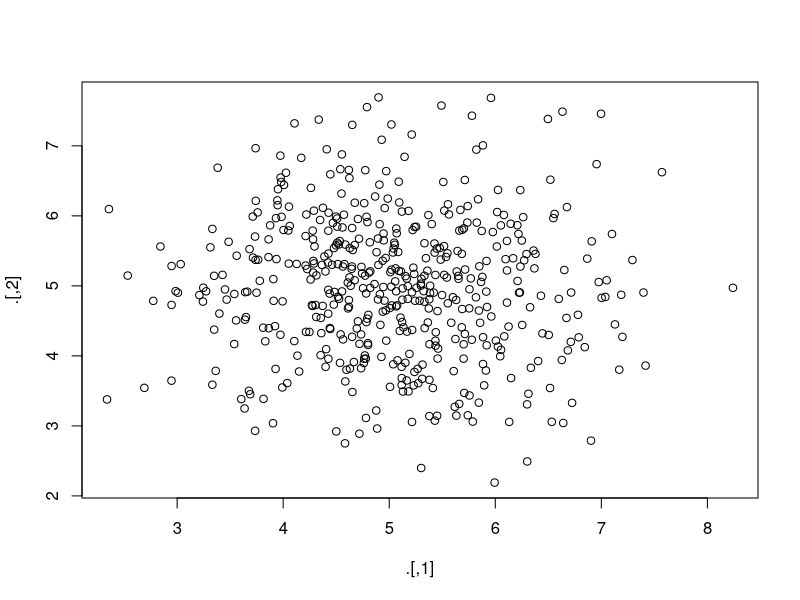
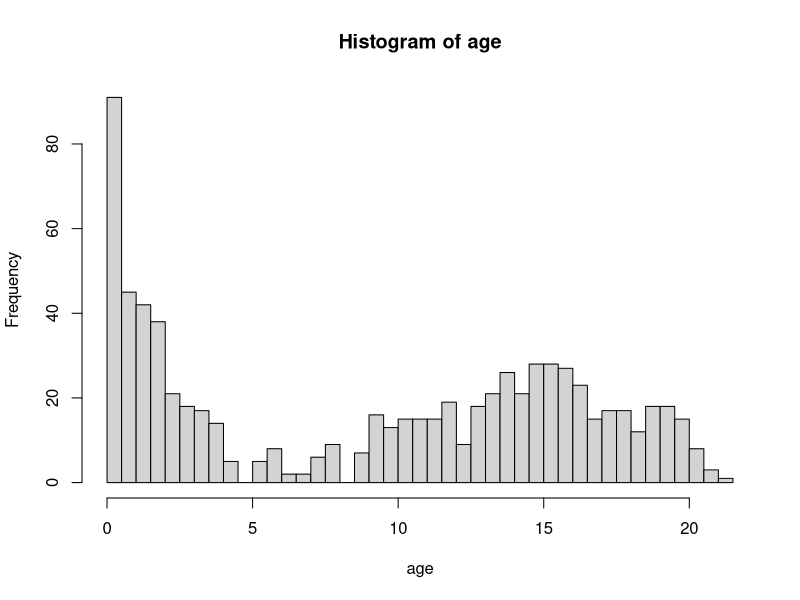
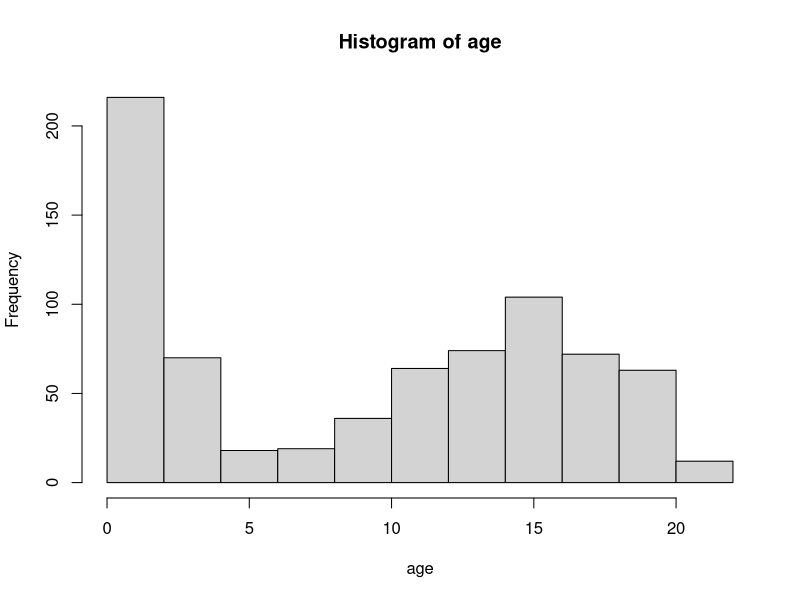
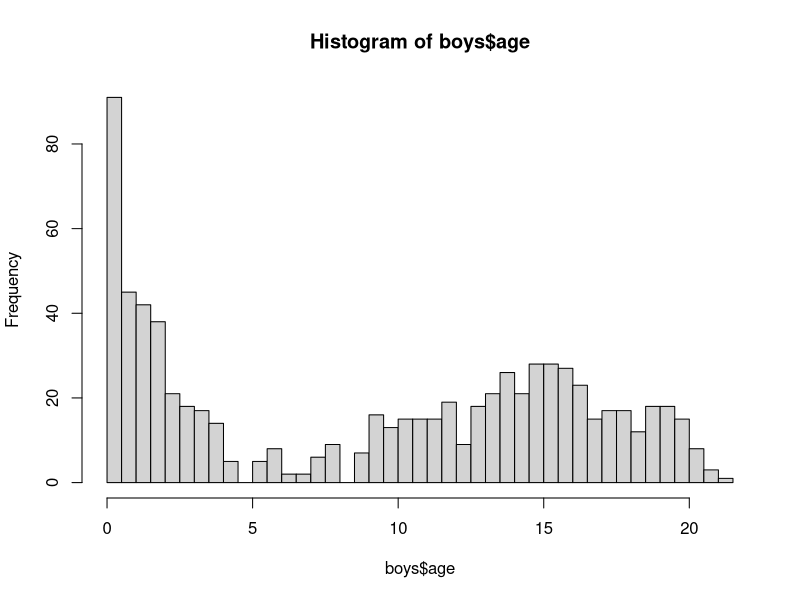
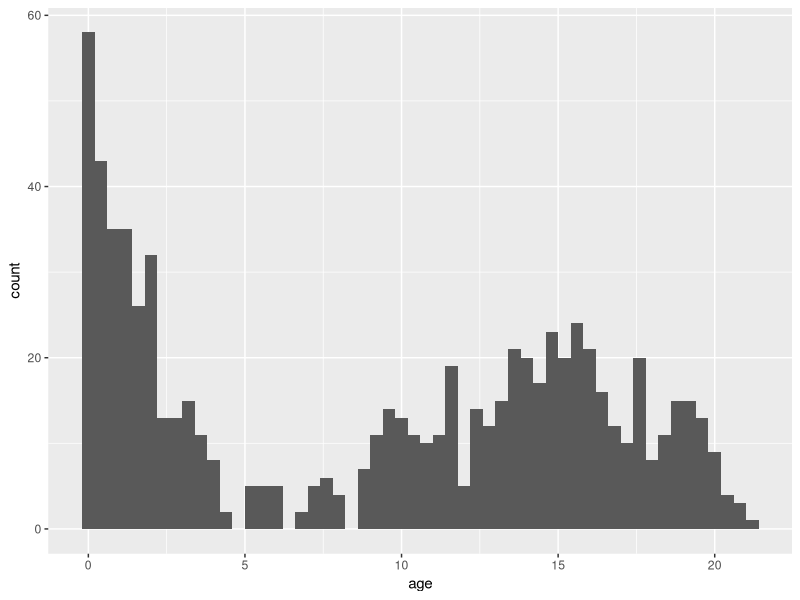
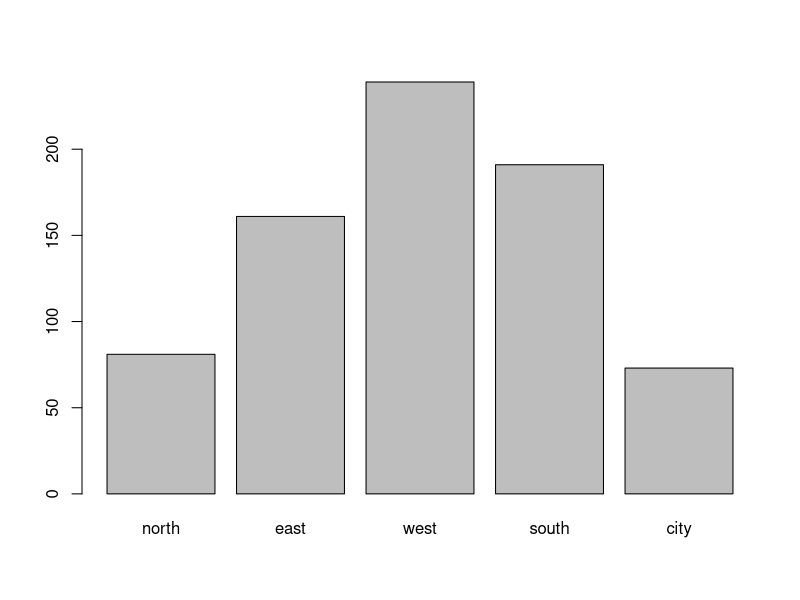
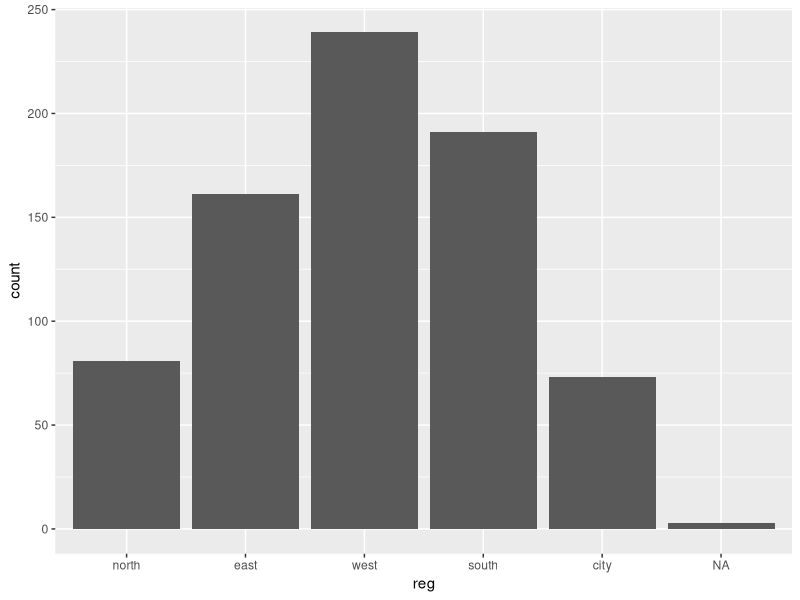
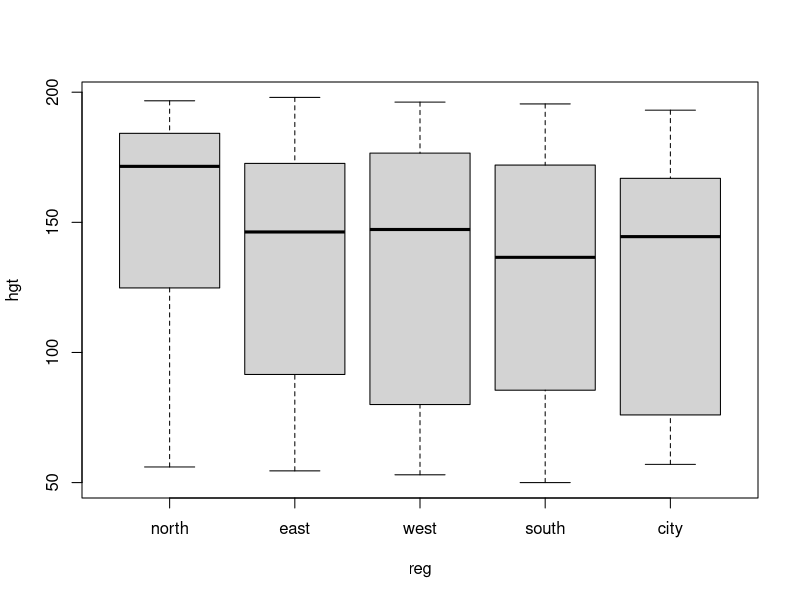

The R script that drew these images, in order: (Note: this script raises an error after producing the figures.)
## ---- chunk 1
printAnswers <- TRUE
## ---- chunk 2
library(dplyr)    # For data wrangling
library(magrittr) # For pipes
library(mice)     # For the boys data
library(ggplot2)  # Plotting device
## ---- chunk 3
set.seed(123)
## ---- chunk 4
rnorm(1000, 5) %>%
  matrix(ncol = 2) %>%
  plot()
## ---- chunk 5
anscombe %>%
  cor()
## ---- chunk 6
anscombe %>%
  subset(select = c(x4, y4)) %>%
  cor()
## ---- chunk 7
anscombe %$%
  cor(x4, y4)
## ---- chunk 8
boys %>%
  subset(select = c("wgt", "hgt")) %>%
  cor(use = "pairwise.complete.obs")
## ---- chunk 9
boys %>%
  subset(select = c("wgt", "hgt")) %>%
  na.omit() %>%
  cor()
## ---- chunk 10
boys %$% 
  cor(hgt, wgt, use = "pairwise.complete.obs")
## ---- chunk 11
boys %$%
  hist(age, breaks = 50)
## ---- chunk 12
boys %$%
  hist(age)
## ---- chunk 13
hist(boys$age, breaks = 50)
## ---- chunk 14
boys %>%
  ggplot() + 
  geom_histogram(aes(age), binwidth = .4)
## ---- chunk 15
boys %$%
  table(reg) %>%
  barplot()
## ---- chunk 16
boys %>%
  ggplot() + 
  geom_bar(aes(reg))
## ---- chunk 17
boys %$%
  boxplot(hgt ~ reg)
## ---- chunk 18
boys %>%
  ggplot(aes(reg, hgt)) +
  geom_boxplot()
## ---- chunk 19
boys %>%
  transform(hgt = hgt / 100) %$%
  mean(hgt, na.rm = TRUE)
## ---- chunk 20
boys %>%
  subset(select = c(hgt, wgt)) %T>%
  plot(col = "red", main = "Height in centimeters") %>%
  transform(hgt = hgt / 100) %>%
  plot(col = "blue", main = "Height in meters")
## ---- chunk 21
d1 <- boys %>%
  subset(reg == "city") %$%
  density(age)
d2 <- boys %>%
  subset(reg != "city") %$% 
  density(age)

plot(d1, col = "red", ylim = c(0, .08)) 
lines(d2, col = "blue") 

## ---- chunk 22
plot(density(boys$age[!is.na(boys$reg) & boys$reg == "city"]), 
     col = "red", 
     ylim = c(0, .08))
lines(density(boys$age[!is.na(boys$reg) & boys$reg != "city"]), 
      col = "blue")
## ---- chunk 23
boys %>%
  mutate(area = ifelse(reg == "city", "city", "rural")) %>%
  filter(!is.na(area)) %>%
  ggplot(aes(age, fill = area)) +
  geom_density(alpha = .3) # some transparency
## ---- chunk 24
boys %>%
  mutate(Hgt = hgt - mean(hgt, na.rm = TRUE),
         Age = cut(age, 0:22, labels = 0:21)) %>%
  group_by(Age) %>%
  summarize(Hgt = mean(Hgt, na.rm = TRUE)) %>% 
  mutate(Diff = cut(Hgt, c(-Inf, 0, Inf),
                    labels = c("Below Average", "Above Average"))) %>%
  ggplot(aes(x = Age, y = Hgt, fill = Diff)) + 
  geom_bar(stat = "identity") +
  coord_flip()
## ---- chunk 25
boys %>%
  group_by(reg) %>% 
  summarize(mean_hgt = mean(hgt, na.rm = TRUE), 
            sd_hgt   = sd(hgt, na.rm = TRUE))
## ---- chunk 26
"x" %>% assign(1:5)
x
## ---- chunk 27
env <- environment()
"x" %>% assign(1:5, envir = env)
x
## ---- chunk 28
environment()
## ---- chunk 29
assign.env <- new.env() 
"x" %>% assign(letters[1:5], envir = assign.env)
## ---- chunk 30
assign.env$x
## ---- chunk 31
x
